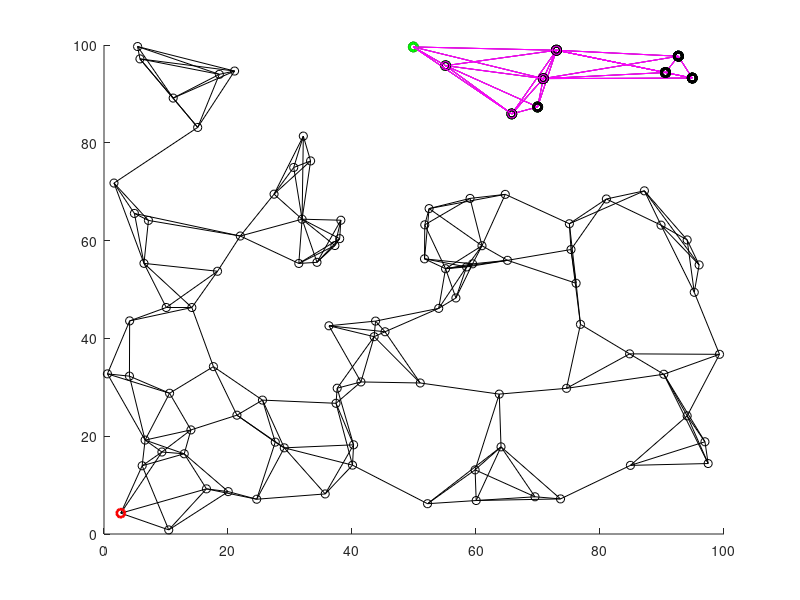

Recreate this plot in MATLAB. (Note: this script raises an error after producing the figure.)
%% Dijkstra's and A-star algorithm
clear; clc; 

useAstar = 0;

%% Generate a graph
n = 100; % Nodes
s = 100; % Space
% Random nodes
nodes = s*rand(n,2);
e = sparse(zeros(n,n));
D = sparse(zeros*ones(n,n));

% Add closest p edges
p = 5;
for i = 1:n
    for j = 1:n
        d(j) = norm(nodes(i,:)-nodes(j,:));
    end
    [d2,ind] = sort(d);
    for j=1:p
        if (i~=ind(j))
            e(i,ind(j)) = 1;
            e(ind(j),i) = 1;
            D(i,ind(j)) = d(ind(j));
            D(ind(j),i) = d(ind(j));
        end
    end
end

% Pick furthest apart start and end node
dmax = 0;
start = 0; finish = 0;
for i=1:n
    for j=i:n
        d = norm(nodes(i,:)-nodes(j,:));
        if (d>dmax)
            dmax = d;
            start =i;
            finish = j;
        end
    end
end

%% Plot graph
figure(1); clf; hold on;
plot(nodes(:,1),nodes(:,2),'ko');
for i = 1:n
    for j = i:n
        if (e(i,j)==1)
            plot([nodes(i,1) nodes(j,1)],[nodes(i,2) nodes(j,2)],'k');
        end
    end
end
plot(nodes(start,1),nodes(start,2),'bo','MarkerSize',6,'LineWidth',2);
plot(nodes(finish,1),nodes(finish,2),'ro','MarkerSize',6,'LineWidth',2);
F(1)=getframe(gcf);

%% Find shortest path

% Initialize open set (node, backtrack, lower bound cost, current cost)
O = [start 0 dmax 0];
% Initialize closed set (same as open set)
C = [];
done = 0;
t = 0;
while (~done)
    t = t+1
    % Find best node in open set
    [val, best] = min(O(:,3));
    bestnode = O(best,:);
    
    % Move best to closed set
    C = [C; bestnode];

    % Check end condition
    if (bestnode(1)==finish)
        done = 1;
        continue;
    end

    % Get all neighbours of best node
    neigh = find(e(bestnode(1),:)==1);
    
    % Process each neighbour
    for i=1:length(neigh)
        found = find(C(:,1)==neigh(i),1);
        if (length(found)==1)
            continue;
        end
        dtogo = norm(nodes(neigh(i),:)-nodes(finish,:));
        dcur = bestnode(4)+D(bestnode(1),neigh(i));
        found = find(O(:,1)==neigh(i),1);
        if (length(found)==0)
            if (useAstar)
                O = [O; neigh(i) bestnode(1) dtogo+dcur dcur]; 
            else
                O = [O; neigh(i) bestnode(1) dcur dcur]; 
            end
        else
            if (dcur < O(found,4))
                if (useAstar)
                    O(found,:) = [neigh(i) bestnode(1) dtogo+dcur dcur];
                else
                    O(found,:) = [neigh(i) bestnode(1) dcur dcur];
                end
            end
        end
    end
    O = O([1:best-1 best+1:end],:);

    % Plot active nodes for this step
    figure(1);hold on;
    plot(nodes(C(:,1),1),nodes(C(:,1),2), 'ko','MarkerSize',6,'LineWidth',2);
    plot(nodes(bestnode(1),1),nodes(bestnode(1),2), 'go','MarkerSize',6,'LineWidth',2);
    for i=1:length(neigh)
        plot(nodes(neigh(i),1),nodes(neigh(i),2), 'mo');
        plot([nodes(bestnode(1),1) nodes(neigh(i),1)],[nodes(bestnode(1),2) nodes(neigh(i),2)], 'm');
    end
    F(t+1)=getframe(gcf);
end

% Find and plot final path through back tracing
done = 0;
cur = finish
curC = find(C(:,1)==finish);
prev =  C(curC,2);
i=2;
p=1;
while (~done)
    if (prev == start)
        done = 1;
    end
    figure(1);hold on;
    plot([nodes(prev,1) nodes(cur,1)], [nodes(prev,2) nodes(cur,2)],'g','LineWidth',2)
    cur = prev;
    curC = find(C(:,1)==cur);
    prev = C(curC,2);
    F(t)=getframe(gcf);
    t=t+1;
end
    
